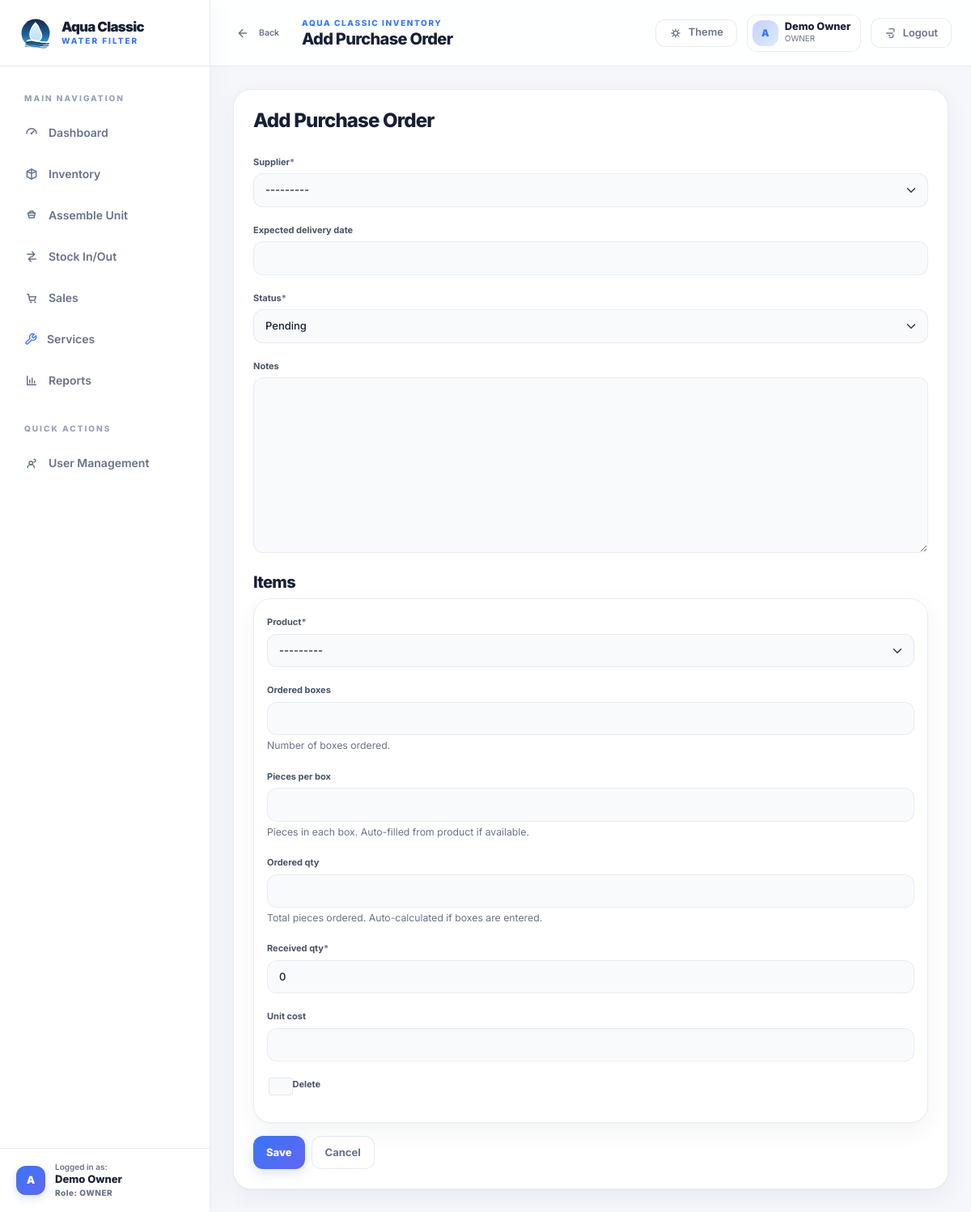
Page /suppliers/purchase-orders/add/ (signed in) on the committed database.
### accounts/models.py (models this page shows, shortened)
class User(AbstractUser):
	class Role(models.TextChoices):
		OWNER = "OWNER", "Owner/Admin"
		STAFF = "STAFF", "Staff"
	role = models.CharField(max_length=20, choices=Role.choices, default=Role.OWNER)
	class Meta:
		verbose_name = "user"
		verbose_name_plural = "users"

### suppliers/views.py (the view)
# urls.py: path("purchase-orders/add/", PurchaseOrderCreateView.as_view(), name="po-add"),
class PurchaseOrderCreateView(OwnerRequiredMixin, PurchaseOrderFormMixin, CreateView):
    model = PurchaseOrder
    form_class = PurchaseOrderForm
    page_title = "Add Purchase Order"

### suppliers/forms.py
class PurchaseOrderForm(forms.ModelForm):
    class Meta:
        model = PurchaseOrder
        fields = ("supplier", "expected_delivery_date", "status", "notes")

### accounts/mixins.py (called while the page is built)
    def test_func(self):
        user = self.request.user
        return user.is_authenticated and (user.is_superuser or getattr(user, "role", None) == "OWNER")

### catalog/models.py (called while the page is built)
	def __str__(self) -> str:
		return f"{self.name} [{self.sku}]"

### suppliers/models.py (called while the page is built)
	def __str__(self) -> str:
		return self.name

### suppliers/views.py (called while the page is built)
    def get_formset(self):
        return PurchaseOrderLineItemFormSet(self.request.POST or None, instance=getattr(self, "object", None))

    def get_context_data(self, **kwargs):
        context = super().get_context_data(**kwargs)
        context["page_title"] = self.page_title
        context["cancel_url"] = self.success_url
        context.setdefault("formset", self.get_formset())
        return context

### templates/suppliers/purchase_order_form.html (shortened to what this page needs)
{% extends "generic/form.html" %}
{% load crispy_forms_tags %}
{% block content %}
<div class="row justify-content-center">
  <div class="col-12 col-xxl-10">
    <div class="card">
      <div class="card-body">
        <div class="section-head mb-4">
          <div>
            <h2 class="h4 mb-1">{{ page_title }}</h2>
          </div>
        </div>
        <form method="post">
          {{ form|crispy }}
          <h2 class="h5 mt-4">Items</h2>
          {% for item_form in formset %}
            <div class="card bg-transparent mb-2"><div class="card-body p-3">{{ item_form|crispy }}</div></div>
          {% endfor %}
          <div class="d-flex gap-2 mt-3">
            <button class="btn btn-primary" type="submit">Save</button>
            <a class="btn btn-outline-secondary" href="{{ cancel_url }}">Cancel</a>
          </div>
        </form>
      </div>
    </div>
  </div>
</div>
{% endblock %}

### templates/base.html (shortened to what this page needs)
{% load static %}
<!doctype html>
<html lang="en" data-theme="light">
<head>
  <link href="https://cdn.jsdelivr.net/npm/bootstrap@5.3.3/dist/css/bootstrap.min.css" rel="stylesheet">
  <link rel="stylesheet" href="{% static 'app.css' %}?v=3">
  <link href="https://cdn.jsdelivr.net/npm/tom-select@2.3.1/dist/css/tom-select.bootstrap5.min.css" rel="stylesheet">
</head>
<body class="app-root {% if not user.is_authenticated %}auth-layout{% endif %}">
  {% if user.is_authenticated %}
  <div class="app-shell">
    <aside class="sidebar" data-sidebar>
      <div class="sidebar__brand">
        <a class="brand-lockup" href="{% url 'dashboard:home' %}">
          <img src="{% static 'brand/aqua-classic-badge.svg' %}" alt="Aqua Classic" class="brand-lockup__mark">
          <span class="brand-lockup__copy">
            <strong>Aqua Classic</strong>
            <span>Water Filter</span>
          </span>
        </a>
      </div>
      <nav class="sidebar__nav" aria-label="Primary">
        <div class="sidebar__section-header">Main Navigation</div>
        <a class="sidebar-link {% if request.path == '/' %}is-active{% endif %}" href="{% url 'dashboard:home' %}">
          <svg aria-hidden="true"><use href="#icon-dashboard"></use></svg>
          <span>Dashboard</span>
        </a>
        <a class="sidebar-link {% if '/catalog/' in request.path %}is-active{% endif %}" href="{% url 'catalog:product-list' %}">
          <svg aria-hidden="true"><use href="#icon-catalog"></use></svg>
          <span>Inventory</span>
        </a>
        <a class="sidebar-link {% if '/inventory/assemble/' in request.path %}is-active{% endif %}" href="{% url 'inventory:assemble-unit' %}">
          <svg aria-hidden="true"><use href="#icon-assemble"></use></svg>
          <span>Assemble Unit</span>
        </a>
        <a class="sidebar-link {% if '/inventory/ledger/' in request.path %}is-active{% endif %}" href="{% url 'inventory:stock-ledger' %}">
          <svg aria-hidden="true"><use href="#icon-movement"></use></svg>
          <span>Stock In/Out</span>
        </a>
        <a class="sidebar-link {% if '/sales/' in request.path %}is-active{% endif %}" href="{% url 'sales:sale-list' %}">
          <svg aria-hidden="true"><use href="#icon-sales"></use></svg>
          <span>Sales</span>
        </a>
        <a class="sidebar-link {% if '/services/' in request.path %}is-active{% endif %}" href="{% url 'services:service-list' %}">
          <span>Services</span>
        </a>
        <a class="sidebar-link {% if '/reports/' in request.path %}is-active{% endif %}" href="{% url 'reports:report-home' %}">
          <svg aria-hidden="true"><use href="#icon-reports"></use></svg>
          <span>Reports</span>
        </a>
        {% if user.role == 'OWNER' or user.is_superuser %}
          <div class="sidebar__section-header mt-3">Quick Actions</div>
          <a class="sidebar-link {% if '/accounts/staff/' in request.path %}is-active{% endif %}" href="{% url 'accounts:staff-list' %}">
            <svg aria-hidden="true"><use href="#icon-users"></use></svg>
            <span>User Management</span>
          </a>
        {% endif %}
      </nav>
      <div class="sidebar__footer">
        <a href="{% url 'accounts:profile' %}" class="sidebar-user-card text-decoration-none">
          <div class="sidebar-user-card__avatar">{{ user.username|slice:':1'|upper }}</div>
          <div class="sidebar-user-card__info overflow-hidden">
            <span class="d-block small" style="font-size: 0.625rem; line-height: 1.2; color: var(--text-muted); font-weight: 600;">Logged in as:</span>
            <strong class="d-block text-truncate" style="font-size: 0.8125rem; color: var(--heading-color); font-weight: 800;">{{ user.get_full_name|default:user.username }}</strong>
            <span class="d-block small" style="font-size: 0.625rem; color: var(--accent-primary); font-weight: 800; letter-spacing: 0.05em;">Role: {{ user.role|default:'OWNER' }}</span>
          </div>
        </a>
      </div>
    </aside>
    <div class="app-main">
      <header class="topbar">
        <div class="topbar__left">
          <button class="btn btn-sm btn-ghost px-2 py-1 me-1 text-secondary" type="button" onclick="history.back()" title="Go to previous page">
            <svg style="width:16px;height:16px;vertical-align:-2px;" viewBox="0 0 24 24"><path d="M19 12H5M12 19l-7-7 7-7" fill="none" stroke="currentColor" stroke-width="2" stroke-linecap="round" stroke-linejoin="round"/></svg>
            <span class="small fw-semibold ms-1">Back</span>
          </button>
          <div class="topbar__title-wrap">
            <p class="topbar__eyebrow">Aqua Classic Inventory</p>
            <h1 class="topbar__title">{% block page_title %}Dashboard{% endblock %}</h1>
          </div>
        </div>
        <div class="topbar__actions">
          <button class="toggle-pill" type="button" data-theme-toggle aria-label="Toggle dark mode">
            <svg aria-hidden="true" class="toggle-pill__sun"><use href="#icon-sun"></use></svg>
            <span class="toggle-pill__label">Theme</span>
          </button>
          <a href="{% url 'accounts:profile' %}" class="user-chip text-decoration-none" title="View Owner Profile">
            <span class="user-chip__avatar">{{ user.username|slice:':1'|upper }}</span>
            <span class="user-chip__meta">
              <strong>{{ user.get_full_name|default:user.username }}</strong>
              <span>{{ user.role|default:'OWNER' }}</span>
            </span>
          </a>
          <form method="post" action="{% url 'logout' %}" class="logout-form">
            <button class="btn btn-ghost" type="submit">
              <svg aria-hidden="true"><use href="#icon-logout"></use></svg>
              Logout
            </button>
          </form>
        </div>
      </header>
      <main class="content-stage">
        <div class="content-frame page-enter">
          {% block content %}{% endblock %}
        </div>
      </main>
    </div>
  </div>
  {% endif %}
</body>
</html>

### rows in the picture
User: username "A", get_full_name "Demo Owner", role "OWNER"

### other values in the picture
{{ page_title }} "Add Purchase Order"
